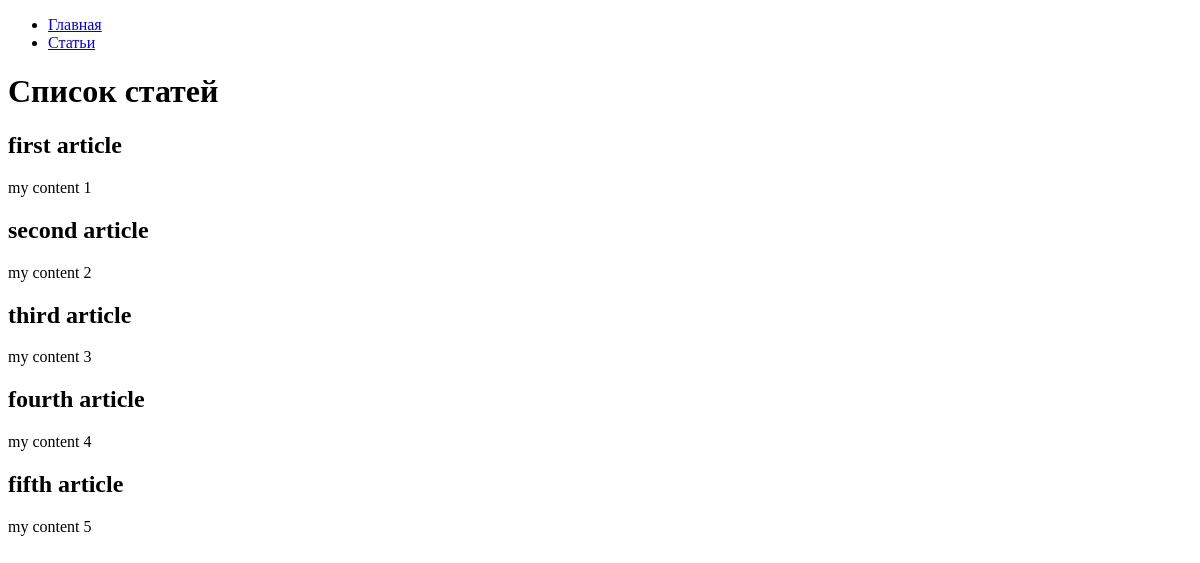
The page /articles/ on the database as committed earlier.
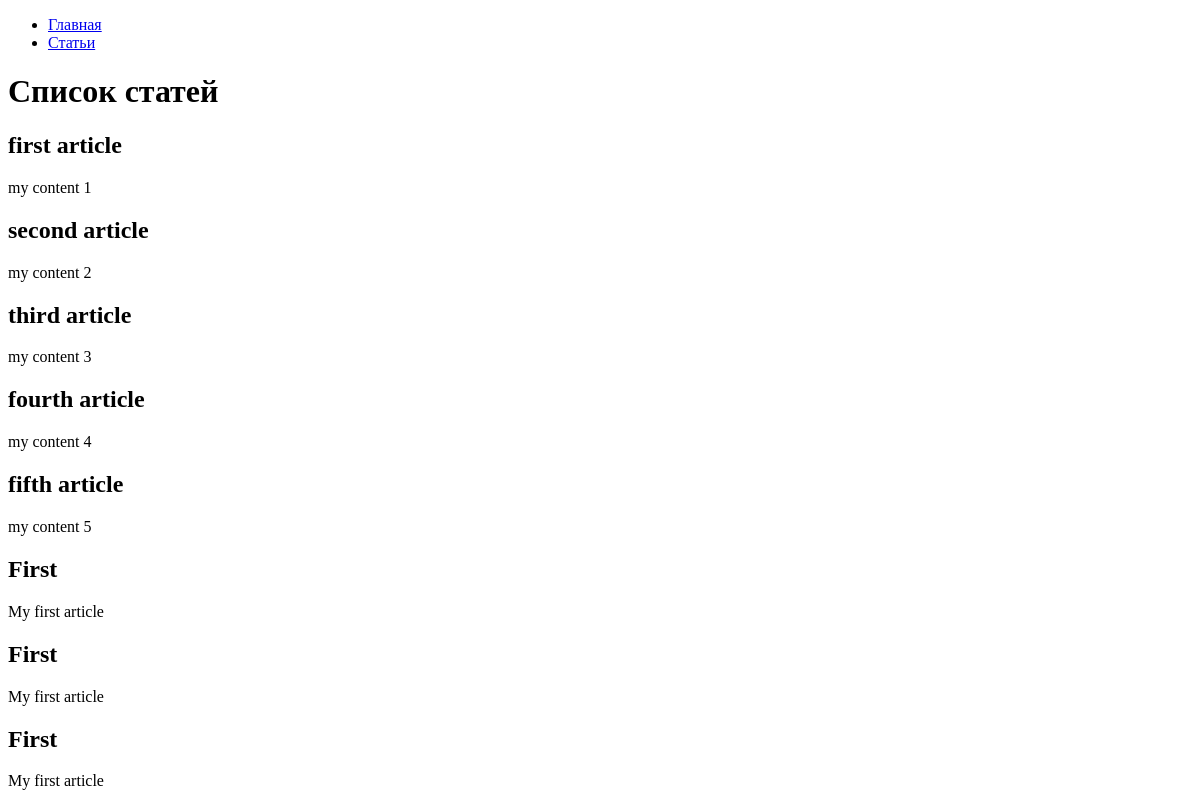
The same page on the database as committed later.
### hexlet_django_blog/article/models.py (models this page shows, shortened)
class Article(models.Model):
    name = models.CharField(max_length=255)
    body = models.TextField()
    created_at = models.DateTimeField(auto_now_add=True)
    updated_at = models.DateTimeField(auto_now=True)

### hexlet_django_blog/article/views.py (the view)
# urls.py: path("", IndexView.as_view(), name='articles'),
class IndexView(View):
    def get(self, request, *args, **kwargs):
        articles = Article.objects.all()[:15]
        return render(
            request,
            "articles/index.html",
            context={
                "articles":articles,
            },
        )

### hexlet_django_blog/article/templates/articles/index.html
{% extends "base.html" %}
{% block content %}
    <h1>Список статей</h1>
    {% for article in articles %}
        <h2>{{ article.name }}</h2>
        <div>{{ article.body|slice:":200" }}</div>
    {% endfor %}
{% endblock %}

### hexlet_django_blog/article/templates/base.html (shortened to what this page needs)
<!DOCTYPE html>
<html lang="en">
<head>
</head>
<body>
<div id="sidebar">
    {% block sidebar %}
        <ul>
            <li><a href="/">Главная</a></li>
            <li><a href="/articles/">Статьи</a></li>
        </ul>
    {% endblock %}
</div>
<div id="content">
    {% block content %}{% endblock %}
</div>
</body>
</html>

Rows that differ between the two databases and show on the page:
added Article: name "First", body "My first article"
added Article: name "First", body "My first article"
added Article: name "First", body "My first article"
